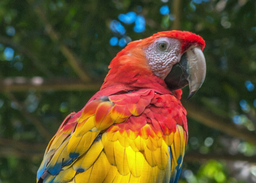
#> input picture cs3/image/clustering/bird.png, 256 x 183 px, shrunk from 700 x 500 before the run
$ python solved.py
#> lines starting #> are read from the running program, lines starting #| are printed output that depends on the picture
from PIL import Image
import math
import random

# Load input image
im = Image.open("bird.png")
#> im is the input picture: PIL image 256x183 RGB; mean R, G, B 96.4, 80.7, 46.3

# Make blank output image with same dimension as the original
output = Image.new(im.mode, im.size)
#> output: PIL image 256x183 RGB; every value is 0

# Calculate color distance between two colors
# https://en.wikipedia.org/wiki/Color_difference


def distance(c1, c2):
    (r1, g1, b1) = c1
    (r2, g2, b2) = c2
    return math.sqrt((r1 - r2) ** 2 + (g1 - g2) ** 2 + (b1 - b2) ** 2)


class Cluster:
    def __init__(self, color):
        (r, g, b) = color
        self.sumR = r
        self.sumG = g
        self.sumB = b
        self.count = 1

    def getRGB(self):
        return (
            round(self.sumR / self.count),
            round(self.sumG / self.count),
            round(self.sumB / self.count),
        )

    def distance(self, color):
        return distance(self.getRGB(), color)

    def absorb(self, color):
        (r, g, b) = color
        self.sumR += r
        self.sumG += g
        self.sumB += b
        self.count += 1


def makePalette(im):
    numClusters = 10
    numSamples = 1000
    clusters = []

    for _ in range(numClusters):
        y = random.randrange(0, im.height)
        x = random.randrange(0, im.width)
        color = im.getpixel((x, y))
        clusters.append(Cluster(color))
#> this loop made 10 passes
#> (r in Cluster, g in Cluster, b in Cluster) on passes 1 to 10: (43, 55, 45), (42, 52, 36), (50, 56, 38), (154, 36, 41), (194, 64, 75), (213, 157, 16), (207, 122, 34), (45, 58, 29), (43, 71, 64), (221, 172, 23)
#> after the loop, clusters = 10 items

    for _ in range(numSamples):
        y = random.randrange(0, im.height)
        x = random.randrange(0, im.width)
        color = im.getpixel((x, y))

        closest = None
        minDist = None

        for cluster in clusters:
            dist = cluster.distance(color)

            if minDist == None or dist < minDist:
                minDist = dist
                closest = cluster

        closest.absorb(color)
#> this loop made 1000 passes
#> (r in absorb, g in absorb, b in absorb) on passes 1 to 3: (52, 55, 41), (68, 104, 93), (46, 58, 42)

    return [cluster.getRGB() for cluster in clusters]


def applyPalette(im, palette, outputName):
#> called with outputName = 'clustering.png'
    for y in range(im.height):
        for x in range(im.width):
            imgColor = im.getpixel((x, y))

            bestColor = None
            minDist = None

            # Look through the colors in palette, and find
            # the one that is closest to the current pixel color
            for paletteColor in palette:
                dist = distance(imgColor, paletteColor)

                if minDist == None or dist < minDist:
                    minDist = dist
                    bestColor = paletteColor

            # Use this closest palette color in the output image
            output.putpixel((x, y), bestColor)
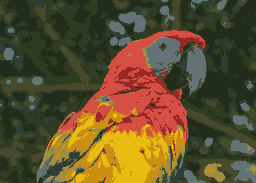
#> output: PIL image 256x183 RGB; mean R, G, B 94.9, 79, 43.8

    # Save output image
    output.save(outputName)


palette = makePalette(im)
applyPalette(im, palette, "clustering.png")
